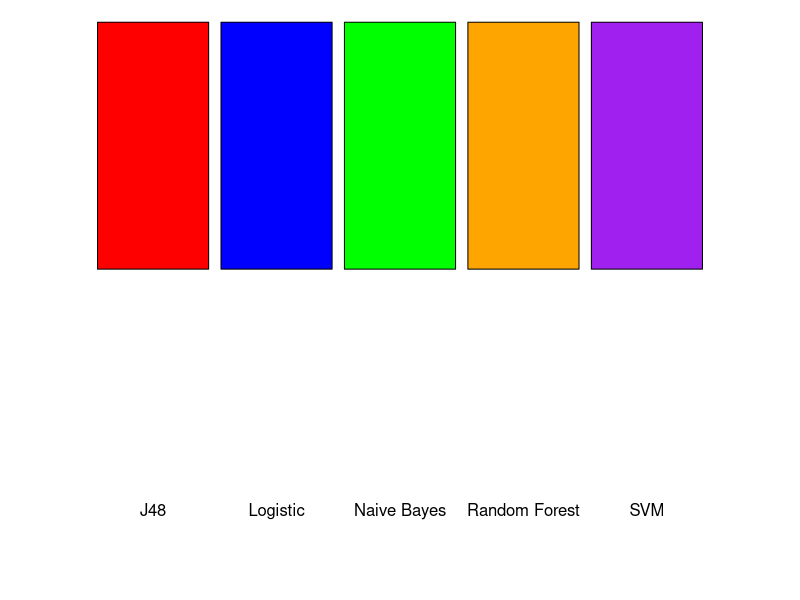

This chart was generated by the following R code:
setEPS()

postscript("keyword_legend.eps",width=1064/150,height=52/150)




colors = c("red","blue","green","orange","purple")


labels = c("J48","Logistic","Naive Bayes","Random Forest","SVM")

par(mar=c(0.0,0,0,0))

plot(1, type="n", axes=F, xlab="", ylab="",xlim=c(0,12),ylim=c(-0.25,2))

text(2*(1:5),y=0,labels=labels,adj=c(.5,0))

rect(2*(1:5)-.9,1,2*(1:5)+.9,2,col=colors)

dev.off()
